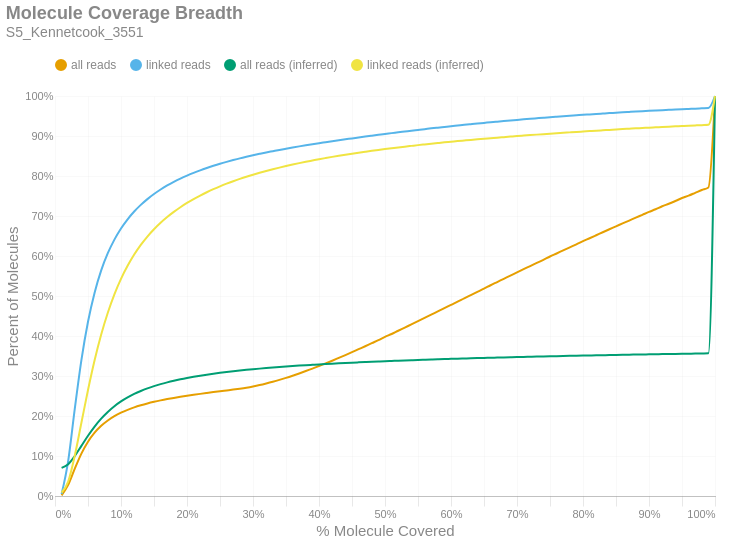

The notebook cell this image was saved under:
### Markdown cell above
### Molecule Read Coverage
This chart shows molecule coverage breadth as computed by the number of bases aligned to that molecule. In other words, "*how much of each unique long molecule is actually sequenced/aligned?*" Keep in mind there is a distinction between sequences and alignments, since some sequences belonging to a particular molecule may not align well and wouldn't appear in the alignment data. This chart also shows molecule coverage breadth as computed by the *inferred fragment* from which the aligned sequences originate. Unlike read coverage, this calculation takes into account the total insert size, including unsequenced gaps between the forward and reverse reads. Like the previous figures, these are cumulative percents.

### Code cell
if SKIPLR:
    print_html(f"Skipped")
else:
    binned_df = consolidated_hist(valids['coverage_bp'], mask, 0.01, True)
    binned_df_inf = consolidated_hist(valids['coverage_inserts'], mask, 0.01, True)
    binned_df = binned_df.with_columns(pl.lit(binned_df_inf['all reads (cumsum)']).alias('all reads (inferred)'))
    binned_df = binned_df.with_columns(pl.lit(binned_df_inf['linked reads (cumsum)']).alias('linked reads (inferred)'))
    binned_df = binned_df.with_columns(
        (pl.col('bin').cast(pl.Float64) + 0.01).alias('right_edge')
    )

    with SafeRender(binned_df):
        (
            density_plot(binned_df, 'Molecule Coverage Breadth', samplename, 'molcov', ['all reads (inferred)','linked reads (inferred)'])
            .encode(
                #x=alt.X('bin:Q', title="% Molecule Covered").axis(format = '%').scale(padding=0),
                x=alt.X('right_edge:Q', title="% Molecule Covered").axis(format='%').scale(padding=0),
                y=alt.Y('value:Q', title='Percent of Molecules')
                    .axis(format='%')
                    .stack(False)
                    .scale(domainMin=0, padding=0),
                color=alt.Color("key:N").scale(domain = ["all reads", "linked reads", "all reads (inferred)", "linked reads (inferred)"]),
                tooltip = [
                    alt.Tooltip("key:N", title = "Data Type"),
                    alt.Tooltip("range_label:N", title="% Molecule Covered"),
                    alt.Tooltip("value:Q", format = ".2%", title="% Molecules")
                ]
            )
        ).display()

### Figure 1 — Vega-Lite specification as saved in the notebook (floating-point values rounded to 4 significant figures)
{"width": "container", "height": 400, "config": {"title": {"anchor": "start", "dy": -15, "fontSize": 18, "color": "#888888", "subtitleColor": "#888888", "subtitleFontSize": 14}, "arc": {"fill": "#0072B2"}, "axis": {"domainColor": "#888888", "domainWidth": 0.5, "gridWidth": 0.2, "grid": false, "titleFontWeight": 400, "titleFontSize": 15, "labelFontSize": 11, "labelColor": "#888888", "tickColor": "#888888", "tickWidth": 0.2, "titleColor": "#888888"}, "axisBand": {"grid": false}, "axisX": {"grid": true, "tickSize": 10, "domainCap": "round"}, "axisY": {"domain": false, "grid": true, "tickSize": 0, "domainCap": "round"}, "background": "transparent", "header": {"labelFontSize": 15, "labelColor": "#888888", "titleFontSize": 15, "titleFontWeight": 600, "titleColor": "#888888"}, "legend": {"labelFont": "sans-serif", "labelFontSize": 12, "labelColor": "#888888", "symbolSize": 100, "symbolType": "circle", "titleFontSize": 12, "titlePadding": 10, "titleColor": "#888888", "title": null, "orient": "top"}, "range": {"category": ["#E69F00", "#56B4E9", "#009E73", "#F0E442", "#0072B2", "#D55E00", "#CC79A7", "#000000"], "diverging": ["#cfe8f3", "#a2d4ec", "#73bfe2", "#46abdb", "#1696d2", "#12719e"]}, "area": {"fill": "#0072B2", "fillOpacity": 0.7, "line": true, "strokeOpacity": 0.7}, "line": {"color": "#0072B2", "stroke": "#0072B2", "strokeWidth": 2}, "trail": {"color": "#0072B2", "stroke": "#0072B2", "strokeWidth": 0, "size": 1}, "point": {"filled": true, "fillOpacity": 1.0, "size": 95}, "text": {"color": "#888888", "fontSize": 11, "align": "right", "fontWeight": 400, "size": 11}, "bar": {"fill": "#0072B2", "stroke": null}, "view": {"stroke": null, "continuousWidth": 660, "continuousHeight": 400}}, "data": {"name": "data-fda5140f63c11b749f553d83c46e5850"}, "mark": {"type": "line", "interpolate": "monotone", "point": {"opacity": 0, "size": 275}}, "encoding": {"color": {"field": "key", "scale": {"domain": ["all reads", "linked reads", "all reads (inferred)", "linked reads (inferred)"]}, "type": "nominal"}, "tooltip": [{"field": "key", "title": "Data Type", "type": "nominal"}, {"field": "range_label", "title": "% Molecule Covered", "type": "nominal"}, {"field": "value", "format": ".2%", "title": "% Molecules", "type": "quantitative"}], "x": {"axis": {"format": "%"}, "field": "right_edge", "scale": {"padding": 0}, "title": "% Molecule Covered", "type": "quantitative"}, "y": {"axis": {"format": "%"}, "field": "value", "scale": {"domainMin": 0, "padding": 0}, "stack": false, "title": "Percent of Molecules", "type": "quantitative"}}, "params": [{"name": "param_c36ac31b6afebe62", "select": {"type": "point", "fields": ["key"]}, "bind": "legend"}], "title": {"text": "Molecule Coverage Breadth", "subtitle": "S5_Kennetcook_3551"}, "transform": [{"fold": ["all reads (cumsum)", "linked reads (cumsum)", "all reads (inferred)", "linked reads (inferred)"]}, {"calculate": "replace(datum.key, ' (cumsum)', '')", "as": "key"}, {"filter": {"param": "param_c36ac31b6afebe62"}}], "usermeta": {"embedOptions": {"downloadFileName": "S5_Kennetcook_3551.molcov"}}, "$schema": "https://vega.github.io/schema/vega-lite/v6.1.0.json", "datasets": {"data-fda5140f63c11b749f553d83c46e5850": [{"bin": "0.0", "interval": "0.0-0.01", "all reads": 0.001771, "linked reads": 0.004883, "all reads (cumsum)": 0.001771, "linked reads (cumsum)": 0.004883, "range_label": "0.0-0.01", "all reads (inferred)": 0.07042, "linked reads (inferred)": 0.008284, "right_edge": 0.01}, {"bin": "0.01", "interval": "0.01-0.02", "all reads": 0.02621, "linked reads": 0.08314, "all reads (cumsum)": 0.02798, "linked reads (cumsum)": 0.08803, "range_label": "0.01-0.02", "all reads (inferred)": 0.07963, "linked reads (inferred)": 0.03629, "right_edge": 0.02}, {"bin": "0.02", "interval": "0.02-0.03", "all reads": 0.04045, "linked reads": 0.1303, "all reads (cumsum)": 0.06843, "linked reads (cumsum)": 0.2183, "range_label": "0.02-0.03", "all reads (inferred)": 0.09999, "linked reads (inferred)": 0.1012, "right_edge": 0.03}, {"bin": "0.03", "interval": "0.03-0.04", "all reads": 0.03758, "linked reads": 0.1213, "all reads (cumsum)": 0.106, "linked reads (cumsum)": 0.3397, "range_label": "0.03-0.04", "all reads (inferred)": 0.1253, "linked reads (inferred)": 0.183, "right_edge": 0.04}, {"bin": "0.04", "interval": "0.04-0.05", "all reads": 0.02967, "linked reads": 0.09582, "all reads (cumsum)": 0.1357, "linked reads (cumsum)": 0.4355, "range_label": "0.04-0.05", "all reads (inferred)": 0.1507, "linked reads (inferred)": 0.2649, "right_edge": 0.05}, {"bin": "0.05", "interval": "0.05-0.06", "all reads": 0.02261, "linked reads": 0.07289, "all reads (cumsum)": 0.1583, "linked reads (cumsum)": 0.5084, "range_label": "0.05-0.06", "all reads (inferred)": 0.1737, "linked reads (inferred)": 0.3395, "right_edge": 0.06}, {"bin": "0.06", "interval": "0.06-0.07", "all reads": 0.01728, "linked reads": 0.05565, "all reads (cumsum)": 0.1756, "linked reads (cumsum)": 0.564, "range_label": "0.06-0.07", "all reads (inferred)": 0.1935, "linked reads (inferred)": 0.4038, "right_edge": 0.07}, {"bin": "0.07", "interval": "0.07-0.08", "all reads": 0.01334, "linked reads": 0.04291, "all reads (cumsum)": 0.1889, "linked reads (cumsum)": 0.6069, "range_label": "0.07-0.08", "all reads (inferred)": 0.2102, "linked reads (inferred)": 0.4582, "right_edge": 0.08}, {"bin": "0.08", "interval": "0.08-0.09", "all reads": 0.01059, "linked reads": 0.03401, "all reads (cumsum)": 0.1995, "linked reads (cumsum)": 0.6409, "range_label": "0.08-0.09", "all reads (inferred)": 0.2245, "linked reads (inferred)": 0.5043, "right_edge": 0.09}, {"bin": "0.09", "interval": "0.09-0.1", "all reads": 0.008704, "linked reads": 0.02781, "all reads (cumsum)": 0.2082, "linked reads (cumsum)": 0.6688, "range_label": "0.09-0.1", "all reads (inferred)": 0.2364, "linked reads (inferred)": 0.543, "right_edge": 0.1}, {"bin": "0.1", "interval": "0.1-0.11", "all reads": 0.007238, "linked reads": 0.02306, "all reads (cumsum)": 0.2154, "linked reads (cumsum)": 0.6918, "range_label": "0.1-0.11", "all reads (inferred)": 0.2464, "linked reads (inferred)": 0.5755, "right_edge": 0.11}, {"bin": "0.11", "interval": "0.11-0.12", "all reads": 0.006125, "linked reads": 0.01945, "all reads (cumsum)": 0.2216, "linked reads (cumsum)": 0.7113, "range_label": "0.11-0.12", "all reads (inferred)": 0.2551, "linked reads (inferred)": 0.6037, "right_edge": 0.12}, {"bin": "0.12", "interval": "0.12-0.13", "all reads": 0.005208, "linked reads": 0.01651, "all reads (cumsum)": 0.2268, "linked reads (cumsum)": 0.7278, "range_label": "0.12-0.13", "all reads (inferred)": 0.2626, "linked reads (inferred)": 0.6278, "right_edge": 0.13}, {"bin": "0.13", "interval": "0.13-0.14", "all reads": 0.004575, "linked reads": 0.01447, "all reads (cumsum)": 0.2313, "linked reads (cumsum)": 0.7422, "range_label": "0.13-0.14", "all reads (inferred)": 0.269, "linked reads (inferred)": 0.6486, "right_edge": 0.14}, {"bin": "0.14", "interval": "0.14-0.15", "all reads": 0.004049, "linked reads": 0.0127, "all reads (cumsum)": 0.2354, "linked reads (cumsum)": 0.7549, "range_label": "0.14-0.15", "all reads (inferred)": 0.2746, "linked reads (inferred)": 0.6669, "right_edge": 0.15}, {"bin": "0.15", "interval": "0.15-0.16", "all reads": 0.003627, "linked reads": 0.01127, "all reads (cumsum)": 0.239, "linked reads (cumsum)": 0.7662, "range_label": "0.15-0.16", "all reads (inferred)": 0.2797, "linked reads (inferred)": 0.6831, "right_edge": 0.16}, {"bin": "0.16", "interval": "0.16-0.17", "all reads": 0.003277, "linked reads": 0.0101, "all reads (cumsum)": 0.2423, "linked reads (cumsum)": 0.7763, "range_label": "0.16-0.17", "all reads (inferred)": 0.2841, "linked reads (inferred)": 0.6973, "right_edge": 0.17}, {"bin": "0.17", "interval": "0.17-0.18", "all reads": 0.002962, "linked reads": 0.008944, "all reads (cumsum)": 0.2453, "linked reads (cumsum)": 0.7853, "range_label": "0.17-0.18", "all reads (inferred)": 0.2881, "linked reads (inferred)": 0.7102, "right_edge": 0.18}, {"bin": "0.18", "interval": "0.18-0.19", "all reads": 0.00276, "linked reads": 0.008175, "all reads (cumsum)": 0.248, "linked reads (cumsum)": 0.7934, "range_label": "0.18-0.19", "all reads (inferred)": 0.2917, "linked reads (inferred)": 0.7219, "right_edge": 0.19}, {"bin": "0.19", "interval": "0.19-0.2", "all reads": 0.002558, "linked reads": 0.00742, "all reads (cumsum)": 0.2506, "linked reads (cumsum)": 0.8008, "range_label": "0.19-0.2", "all reads (inferred)": 0.295, "linked reads (inferred)": 0.7326, "right_edge": 0.2}, {"bin": "0.2", "interval": "0.2-0.21", "all reads": 0.002423, "linked reads": 0.006862, "all reads (cumsum)": 0.253, "linked reads (cumsum)": 0.8077, "range_label": "0.2-0.21", "all reads (inferred)": 0.298, "linked reads (inferred)": 0.7423, "right_edge": 0.21}, {"bin": "0.21", "interval": "0.21-0.22", "all reads": 0.002317, "linked reads": 0.006311, "all reads (cumsum)": 0.2553, "linked reads (cumsum)": 0.814, "range_label": "0.21-0.22", "all reads (inferred)": 0.3008, "linked reads (inferred)": 0.7512, "right_edge": 0.22}, {"bin": "0.22", "interval": "0.22-0.23", "all reads": 0.002225, "linked reads": 0.005853, "all reads (cumsum)": 0.2575, "linked reads (cumsum)": 0.8199, "range_label": "0.22-0.23", "all reads (inferred)": 0.3033, "linked reads (inferred)": 0.7594, "right_edge": 0.23}, {"bin": "0.23", "interval": "0.23-0.24", "all reads": 0.002188, "linked reads": 0.005575, "all reads (cumsum)": 0.2597, "linked reads (cumsum)": 0.8254, "range_label": "0.23-0.24", "all reads (inferred)": 0.3057, "linked reads (inferred)": 0.767, "right_edge": 0.24}, {"bin": "0.24", "interval": "0.24-0.25", "all reads": 0.002125, "linked reads": 0.005193, "all reads (cumsum)": 0.2619, "linked reads (cumsum)": 0.8306, "range_label": "0.24-0.25", "all reads (inferred)": 0.3079, "linked reads (inferred)": 0.7741, "right_edge": 0.25}, {"bin": "0.25", "interval": "0.25-0.26", "all reads": 0.002073, "linked reads": 0.004755, "all reads (cumsum)": 0.2639, "linked reads (cumsum)": 0.8354, "range_label": "0.25-0.26", "all reads (inferred)": 0.31, "linked reads (inferred)": 0.7808, "right_edge": 0.26}, {"bin": "0.26", "interval": "0.26-0.27", "all reads": 0.002081, "linked reads": 0.00446, "all reads (cumsum)": 0.266, "linked reads (cumsum)": 0.8399, "range_label": "0.26-0.27", "all reads (inferred)": 0.3119, "linked reads (inferred)": 0.7869, "right_edge": 0.27}, {"bin": "0.27", "interval": "0.27-0.28", "all reads": 0.002257, "linked reads": 0.004279, "all reads (cumsum)": 0.2683, "linked reads (cumsum)": 0.8441, "range_label": "0.27-0.28", "all reads (inferred)": 0.3137, "linked reads (inferred)": 0.7927, "right_edge": 0.28}, {"bin": "0.28", "interval": "0.28-0.29", "all reads": 0.002558, "linked reads": 0.003931, "all reads (cumsum)": 0.2708, "linked reads (cumsum)": 0.8481, "range_label": "0.28-0.29", "all reads (inferred)": 0.3154, "linked reads (inferred)": 0.7981, "right_edge": 0.29}, {"bin": "0.29", "interval": "0.29-0.3", "all reads": 0.003023, "linked reads": 0.003733, "all reads (cumsum)": 0.2739, "linked reads (cumsum)": 0.8518, "range_label": "0.29-0.3", "all reads (inferred)": 0.3169, "linked reads (inferred)": 0.8032, "right_edge": 0.3}, {"bin": "0.3", "interval": "0.3-0.31", "all reads": 0.003477, "linked reads": 0.003577, "all reads (cumsum)": 0.2773, "linked reads (cumsum)": 0.8554, "range_label": "0.3-0.31", "all reads (inferred)": 0.3184, "linked reads (inferred)": 0.808, "right_edge": 0.31}, {"bin": "0.31", "interval": "0.31-0.32", "all reads": 0.003966, "linked reads": 0.003464, "all reads (cumsum)": 0.2813, "linked reads (cumsum)": 0.8588, "range_label": "0.31-0.32", "all reads (inferred)": 0.3199, "linked reads (inferred)": 0.8126, "right_edge": 0.32}, {"bin": "0.32", "interval": "0.32-0.33", "all reads": 0.004307, "linked reads": 0.003203, "all reads (cumsum)": 0.2856, "linked reads (cumsum)": 0.862, "range_label": "0.32-0.33", "all reads (inferred)": 0.3212, "linked reads (inferred)": 0.8169, "right_edge": 0.33}, {"bin": "0.33", "interval": "0.33-0.34", "all reads": 0.004695, "linked reads": 0.003194, "all reads (cumsum)": 0.2903, "linked reads (cumsum)": 0.8652, "range_label": "0.33-0.34", "all reads (inferred)": 0.3225, "linked reads (inferred)": 0.8209, "right_edge": 0.34}, {"bin": "0.34", "interval": "0.34-0.35", "all reads": 0.005058, "linked reads": 0.003008, "all reads (cumsum)": 0.2954, "linked reads (cumsum)": 0.8682, "range_label": "0.34-0.35", "all reads (inferred)": 0.3237, "linked reads (inferred)": 0.8249, "right_edge": 0.35}, {"bin": "0.35", "interval": "0.35-0.36", "all reads": 0.005401, "linked reads": 0.002947, "all reads (cumsum)": 0.3008, "linked reads (cumsum)": 0.8712, "range_label": "0.35-0.36", "all reads (inferred)": 0.3249, "linked reads (inferred)": 0.8286, "right_edge": 0.36}, {"bin": "0.36", "interval": "0.36-0.37", "all reads": 0.005665, "linked reads": 0.002843, "all reads (cumsum)": 0.3064, "linked reads (cumsum)": 0.874, "range_label": "0.36-0.37", "all reads (inferred)": 0.326, "linked reads (inferred)": 0.8321, "right_edge": 0.37}, {"bin": "0.37", "interval": "0.37-0.38", "all reads": 0.005929, "linked reads": 0.002748, "all reads (cumsum)": 0.3124, "linked reads (cumsum)": 0.8768, "range_label": "0.37-0.38", "all reads (inferred)": 0.327, "linked reads (inferred)": 0.8355, "right_edge": 0.38}, {"bin": "0.38", "interval": "0.38-0.39", "all reads": 0.006128, "linked reads": 0.002688, "all reads (cumsum)": 0.3185, "linked reads (cumsum)": 0.8795, "range_label": "0.38-0.39", "all reads (inferred)": 0.328, "linked reads (inferred)": 0.8387, "right_edge": 0.39}, {"bin": "0.39", "interval": "0.39-0.4", "all reads": 0.006469, "linked reads": 0.00259, "all reads (cumsum)": 0.3249, "linked reads (cumsum)": 0.8821, "range_label": "0.39-0.4", "all reads (inferred)": 0.329, "linked reads (inferred)": 0.8419, "right_edge": 0.4}, {"bin": "0.4", "interval": "0.4-0.41", "all reads": 0.006463, "linked reads": 0.002449, "all reads (cumsum)": 0.3314, "linked reads (cumsum)": 0.8845, "range_label": "0.4-0.41", "all reads (inferred)": 0.33, "linked reads (inferred)": 0.8449, "right_edge": 0.41}, {"bin": "0.41", "interval": "0.41-0.42", "all reads": 0.006794, "linked reads": 0.002468, "all reads (cumsum)": 0.3382, "linked reads (cumsum)": 0.887, "range_label": "0.41-0.42", "all reads (inferred)": 0.3309, "linked reads (inferred)": 0.8478, "right_edge": 0.42}, {"bin": "0.42", "interval": "0.42-0.43", "all reads": 0.007027, "linked reads": 0.002446, "all reads (cumsum)": 0.3452, "linked reads (cumsum)": 0.8894, "range_label": "0.42-0.43", "all reads (inferred)": 0.3318, "linked reads (inferred)": 0.8506, "right_edge": 0.43}, {"bin": "0.43", "interval": "0.43-0.44", "all reads": 0.007059, "linked reads": 0.002344, "all reads (cumsum)": 0.3523, "linked reads (cumsum)": 0.8918, "range_label": "0.43-0.44", "all reads (inferred)": 0.3326, "linked reads (inferred)": 0.8533, "right_edge": 0.44}, {"bin": "0.44", "interval": "0.44-0.45", "all reads": 0.007262, "linked reads": 0.002262, "all reads (cumsum)": 0.3596, "linked reads (cumsum)": 0.894, "range_label": "0.44-0.45", "all reads (inferred)": 0.3334, "linked reads (inferred)": 0.8558, "right_edge": 0.45}, {"bin": "0.45", "interval": "0.45-0.46", "all reads": 0.007438, "linked reads": 0.002342, "all reads (cumsum)": 0.367, "linked reads (cumsum)": 0.8964, "range_label": "0.45-0.46", "all reads (inferred)": 0.3342, "linked reads (inferred)": 0.8583, "right_edge": 0.46}, {"bin": "0.46", "interval": "0.46-0.47", "all reads": 0.00739, "linked reads": 0.002285, "all reads (cumsum)": 0.3744, "linked reads (cumsum)": 0.8987, "range_label": "0.46-0.47", "all reads (inferred)": 0.3349, "linked reads (inferred)": 0.8606, "right_edge": 0.47}, {"bin": "0.47", "interval": "0.47-0.48", "all reads": 0.007646, "linked reads": 0.002205, "all reads (cumsum)": 0.382, "linked reads (cumsum)": 0.9009, "range_label": "0.47-0.48", "all reads (inferred)": 0.3356, "linked reads (inferred)": 0.863, "right_edge": 0.48}, {"bin": "0.48", "interval": "0.48-0.49", "all reads": 0.007446, "linked reads": 0.002177, "all reads (cumsum)": 0.3895, "linked reads (cumsum)": 0.903, "range_label": "0.48-0.49", "all reads (inferred)": 0.3364, "linked reads (inferred)": 0.8652, "right_edge": 0.49}, {"bin": "0.49", "interval": "0.49-0.5", "all reads": 0.008349, "linked reads": 0.002218, "all reads (cumsum)": 0.3978, "linked reads (cumsum)": 0.9053, "range_label": "0.49-0.5", "all reads (inferred)": 0.337, "linked reads (inferred)": 0.8674, "right_edge": 0.5}, {"bin": "0.5", "interval": "0.5-0.51", "all reads": 0.007142, "linked reads": 0.001944, "all reads (cumsum)": 0.405, "linked reads (cumsum)": 0.9072, "range_label": "0.5-0.51", "all reads (inferred)": 0.3377, "linked reads (inferred)": 0.8694, "right_edge": 0.51}, {"bin": "0.51", "interval": "0.51-0.52", "all reads": 0.008174, "linked reads": 0.002127, "all reads (cumsum)": 0.4131, "linked reads (cumsum)": 0.9093, "range_label": "0.51-0.52", "all reads (inferred)": 0.3383, "linked reads (inferred)": 0.8714, "right_edge": 0.52}, {"bin": "0.52", "interval": "0.52-0.53", "all reads": 0.007832, "linked reads": 0.001963, "all reads (cumsum)": 0.421, "linked reads (cumsum)": 0.9113, "range_label": "0.52-0.53", "all reads (inferred)": 0.3389, "linked reads (inferred)": 0.8734, "right_edge": 0.53}, {"bin": "0.53", "interval": "0.53-0.54", "all reads": 0.008125, "linked reads": 0.001997, "all reads (cumsum)": 0.4291, "linked reads (cumsum)": 0.9133, "range_label": "0.53-0.54", "all reads (inferred)": 0.3395, "linked reads (inferred)": 0.8753, "right_edge": 0.54}, {"bin": "0.54", "interval": "0.54-0.55", "all reads": 0.008008, "linked reads": 0.001913, "all reads (cumsum)": 0.4371, "linked reads (cumsum)": 0.9152, "range_label": "0.54-0.55", "all reads (inferred)": 0.3401, "linked reads (inferred)": 0.8772, "right_edge": 0.55}, {"bin": "0.55", "interval": "0.55-0.56", "all reads": 0.00821, "linked reads": 0.001924, "all reads (cumsum)": 0.4453, "linked reads (cumsum)": 0.9171, "range_label": "0.55-0.56", "all reads (inferred)": 0.3407, "linked reads (inferred)": 0.879, "right_edge": 0.56}, {"bin": "0.56", "interval": "0.56-0.57", "all reads": 0.00817, "linked reads": 0.001974, "all reads (cumsum)": 0.4535, "linked reads (cumsum)": 0.9191, "range_label": "0.56-0.57", "all reads (inferred)": 0.3413, "linked reads (inferred)": 0.8807, "right_edge": 0.57}, {"bin": "0.57", "interval": "0.57-0.58", "all reads": 0.00801, "linked reads": 0.001822, "all reads (cumsum)": 0.4615, "linked reads (cumsum)": 0.9209, "range_label": "0.57-0.58", "all reads (inferred)": 0.3418, "linked reads (inferred)": 0.8824, "right_edge": 0.58}, {"bin": "0.58", "interval": "0.58-0.59", "all reads": 0.008191, "linked reads": 0.001779, "all reads (cumsum)": 0.4697, "linked reads (cumsum)": 0.9227, "range_label": "0.58-0.59", "all reads (inferred)": 0.3423, "linked reads (inferred)": 0.8841, "right_edge": 0.59}, {"bin": "0.59", "interval": "0.59-0.6", "all reads": 0.008234, "linked reads": 0.001791, "all reads (cumsum)": 0.4779, "linked reads (cumsum)": 0.9245, "range_label": "0.59-0.6", "all reads (inferred)": 0.3428, "linked reads (inferred)": 0.8857, "right_edge": 0.6}, {"bin": "0.6", "interval": "0.6-0.61", "all reads": 0.007908, "linked reads": 0.001706, "all reads (cumsum)": 0.4858, "linked reads (cumsum)": 0.9262, "range_label": "0.6-0.61", "all reads (inferred)": 0.3433, "linked reads (inferred)": 0.8873, "right_edge": 0.61}, {"bin": "0.61", "interval": "0.61-0.62", "all reads": 0.008319, "linked reads": 0.001722, "all reads (cumsum)": 0.4941, "linked reads (cumsum)": 0.9279, "range_label": "0.61-0.62", "all reads (inferred)": 0.3438, "linked reads (inferred)": 0.8887, "right_edge": 0.62}, {"bin": "0.62", "interval": "0.62-0.63", "all reads": 0.008091, "linked reads": 0.001652, "all reads (cumsum)": 0.5022, "linked reads (cumsum)": 0.9296, "range_label": "0.62-0.63", "all reads (inferred)": 0.3443, "linked reads (inferred)": 0.8902, "right_edge": 0.63}, {"bin": "0.63", "interval": "0.63-0.64", "all reads": 0.008147, "linked reads": 0.001633, "all reads (cumsum)": 0.5104, "linked reads (cumsum)": 0.9312, "range_label": "0.63-0.64", "all reads (inferred)": 0.3447, "linked reads (inferred)": 0.8917, "right_edge": 0.64}, {"bin": "0.64", "interval": "0.64-0.65", "all reads": 0.008053, "linked reads": 0.001567, "all reads (cumsum)": 0.5184, "linked reads (cumsum)": 0.9328, "range_label": "0.64-0.65", "all reads (inferred)": 0.3452, "linked reads (inferred)": 0.8931, "right_edge": 0.65}, {"bin": "0.65", "interval": "0.65-0.66", "all reads": 0.008471, "linked reads": 0.001611, "all reads (cumsum)": 0.5269, "linked reads (cumsum)": 0.9344, "range_label": "0.65-0.66", "all reads (inferred)": 0.3456, "linked reads (inferred)": 0.8944, "right_edge": 0.66}, {"bin": "0.66", "interval": "0.66-0.67", "all reads": 0.007991, "linked reads": 0.001514, "all reads (cumsum)": 0.5349, "linked reads (cumsum)": 0.9359, "range_label": "0.66-0.67", "all reads (inferred)": 0.3461, "linked reads (inferred)": 0.8958, "right_edge": 0.67}, {"bin": "0.67", "interval": "0.67-0.68", "all reads": 0.00805, "linked reads": 0.001492, "all reads (cumsum)": 0.5429, "linked reads (cumsum)": 0.9374, "range_label": "0.67-0.68", "all reads (inferred)": 0.3465, "linked reads (inferred)": 0.8971, "right_edge": 0.68}, {"bin": "0.68", "interval": "0.68-0.69", "all reads": 0.007982, "linked reads": 0.001469, "all reads (cumsum)": 0.5509, "linked reads (cumsum)": 0.9389, "range_label": "0.68-0.69", "all reads (inferred)": 0.3469, "linked reads (inferred)": 0.8985, "right_edge": 0.69}, {"bin": "0.69", "interval": "0.69-0.7", "all reads": 0.00816, "linked reads": 0.001436, "all reads (cumsum)": 0.5591, "linked reads (cumsum)": 0.9403, "range_label": "0.69-0.7", "all reads (inferred)": 0.3473, "linked reads (inferred)": 0.8998, "right_edge": 0.7}, {"bin": "0.7", "interval": "0.7-0.71", "all reads": 0.007913, "linked reads": 0.001411, "all reads (cumsum)": 0.567, "linked reads (cumsum)": 0.9417, "range_label": "0.7-0.71", "all reads (inferred)": 0.3477, "linked reads (inferred)": 0.901, "right_edge": 0.71}, {"bin": "0.71", "interval": "0.71-0.72", "all reads": 0.007892, "linked reads": 0.001366, "all reads (cumsum)": 0.5749, "linked reads (cumsum)": 0.9431, "range_label": "0.71-0.72", "all reads (inferred)": 0.3481, "linked reads (inferred)": 0.9023, "right_edge": 0.72}, {"bin": "0.72", "interval": "0.72-0.73", "all reads": 0.007919, "linked reads": 0.001333, "all reads (cumsum)": 0.5828, "linked reads (cumsum)": 0.9444, "range_label": "0.72-0.73", "all reads (inferred)": 0.3485, "linked reads (inferred)": 0.9034, "right_edge": 0.73}, {"bin": "0.73", "interval": "0.73-0.74", "all reads": 0.007717, "linked reads": 0.001333, "all reads (cumsum)": 0.5905, "linked reads (cumsum)": 0.9457, "range_label": "0.73-0.74", "all reads (inferred)": 0.3489, "linked reads (inferred)": 0.9046, "right_edge": 0.74}, {"bin": "0.74", "interval": "0.74-0.75", "all reads": 0.008188, "linked reads": 0.001306, "all reads (cumsum)": 0.5987, "linked reads (cumsum)": 0.947, "range_label": "0.74-0.75", "all reads (inferred)": 0.3493, "linked reads (inferred)": 0.9057, "right_edge": 0.75}, {"bin": "0.75", "interval": "0.75-0.76", "all reads": 0.007588, "linked reads": 0.00123, "all reads (cumsum)": 0.6063, "linked reads (cumsum)": 0.9483, "range_label": "0.75-0.76", "all reads (inferred)": 0.3496, "linked reads (inferred)": 0.9069, "right_edge": 0.76}, {"bin": "0.76", "interval": "0.76-0.77", "all reads": 0.007699, "linked reads": 0.001203, "all reads (cumsum)": 0.614, "linked reads (cumsum)": 0.9495, "range_label": "0.76-0.77", "all reads (inferred)": 0.35, "linked reads (inferred)": 0.908, "right_edge": 0.77}, {"bin": "0.77", "interval": "0.77-0.78", "all reads": 0.007654, "linked reads": 0.001182, "all reads (cumsum)": 0.6217, "linked reads (cumsum)": 0.9507, "range_label": "0.77-0.78", "all reads (inferred)": 0.3503, "linked reads (inferred)": 0.9091, "right_edge": 0.78}, {"bin": "0.78", "interval": "0.78-0.79", "all reads": 0.007579, "linked reads": 0.001156, "all reads (cumsum)": 0.6292, "linked reads (cumsum)": 0.9518, "range_label": "0.78-0.79", "all reads (inferred)": 0.3507, "linked reads (inferred)": 0.9102, "right_edge": 0.79}, {"bin": "0.79", "interval": "0.79-0.8", "all reads": 0.007912, "linked reads": 0.001176, "all reads (cumsum)": 0.6372, "linked reads (cumsum)": 0.953, "range_label": "0.79-0.8", "all reads (inferred)": 0.351, "linked reads (inferred)": 0.9112, "right_edge": 0.8}, {"bin": "0.8", "interval": "0.8-0.81", "all reads": 0.007316, "linked reads": 0.001065, "all reads (cumsum)": 0.6445, "linked reads (cumsum)": 0.954, "range_label": "0.8-0.81", "all reads (inferred)": 0.3514, "linked reads (inferred)": 0.9123, "right_edge": 0.81}, {"bin": "0.81", "interval": "0.81-0.82", "all reads": 0.007471, "linked reads": 0.001105, "all reads (cumsum)": 0.6519, "linked reads (cumsum)": 0.9552, "range_label": "0.81-0.82", "all reads (inferred)": 0.3517, "linked reads (inferred)": 0.9133, "right_edge": 0.82}, {"bin": "0.82", "interval": "0.82-0.83", "all reads": 0.007518, "linked reads": 0.001068, "all reads (cumsum)": 0.6595, "linked reads (cumsum)": 0.9562, "range_label": "0.82-0.83", "all reads (inferred)": 0.352, "linked reads (inferred)": 0.9143, "right_edge": 0.83}, {"bin": "0.83", "interval": "0.83-0.84", "all reads": 0.007414, "linked reads": 0.00106, "all reads (cumsum)": 0.6669, "linked reads (cumsum)": 0.9573, "range_label": "0.83-0.84", "all reads (inferred)": 0.3523, "linked reads (inferred)": 0.9153, "right_edge": 0.84}, {"bin": "0.84", "interval": "0.84-0.85", "all reads": 0.00724, "linked reads": 0.0009581, "all reads (cumsum)": 0.6741, "linked reads (cumsum)": 0.9582, "range_label": "0.84-0.85", "all reads (inferred)": 0.3527, "linked reads (inferred)": 0.9163, "right_edge": 0.85}, {"bin": "0.85", "interval": "0.85-0.86", "all reads": 0.007333, "linked reads": 0.001027, "all reads (cumsum)": 0.6814, "linked reads (cumsum)": 0.9593, "range_label": "0.85-0.86", "all reads (inferred)": 0.353, "linked reads (inferred)": 0.9173, "right_edge": 0.86}, {"bin": "0.86", "interval": "0.86-0.87", "all reads": 0.007161, "linked reads": 0.0009493, "all reads (cumsum)": 0.6886, "linked reads (cumsum)": 0.9602, "range_label": "0.86-0.87", "all reads (inferred)": 0.3533, "linked reads (inferred)": 0.9182, "right_edge": 0.87}, {"bin": "0.87", "interval": "0.87-0.88", "all reads": 0.007267, "linked reads": 0.0009472, "all reads (cumsum)": 0.6959, "linked reads (cumsum)": 0.9612, "range_label": "0.87-0.88", "all reads (inferred)": 0.3536, "linked reads (inferred)": 0.9191, "right_edge": 0.88}, {"bin": "0.88", "interval": "0.88-0.89", "all reads": 0.007116, "linked reads": 0.000916, "all reads (cumsum)": 0.703, "linked reads (cumsum)": 0.9621, "range_label": "0.88-0.89", "all reads (inferred)": 0.3539, "linked reads (inferred)": 0.92, "right_edge": 0.89}, {"bin": "0.89", "interval": "0.89-0.9", "all reads": 0.007168, "linked reads": 0.0008745, "all reads (cumsum)": 0.7102, "linked reads (cumsum)": 0.963, "range_label": "0.89-0.9", "all reads (inferred)": 0.3542, "linked reads (inferred)": 0.9209, "right_edge": 0.9}, {"bin": "0.9", "interval": "0.9-0.91", "all reads": 0.00666, "linked reads": 0.0008303, "all reads (cumsum)": 0.7168, "linked reads (cumsum)": 0.9638, "range_label": "0.9-0.91", "all reads (inferred)": 0.3545, "linked reads (inferred)": 0.9217, "right_edge": 0.91}, {"bin": "0.91", "interval": "0.91-0.92", "all reads": 0.007507, "linked reads": 0.0008178, "all reads (cumsum)": 0.7243, "linked reads (cumsum)": 0.9646, "range_label": "0.91-0.92", "all reads (inferred)": 0.3547, "linked reads (inferred)": 0.9226, "right_edge": 0.92}, {"bin": "0.92", "interval": "0.92-0.93", "all reads": 0.006331, "linked reads": 0.0007903, "all reads (cumsum)": 0.7307, "linked reads (cumsum)": 0.9654, "range_label": "0.92-0.93", "all reads (inferred)": 0.355, "linked reads (inferred)": 0.9234, "right_edge": 0.93}, {"bin": "0.93", "interval": "0.93-0.94", "all reads": 0.006901, "linked reads": 0.0008002, "all reads (cumsum)": 0.7376, "linked reads (cumsum)": 0.9662, "range_label": "0.93-0.94", "all reads (inferred)": 0.3553, "linked reads (inferred)": 0.9241, "right_edge": 0.94}, {"bin": "0.94", "interval": "0.94-0.95", "all reads": 0.007393, "linked reads": 0.0007622, "all reads (cumsum)": 0.7449, "linked reads (cumsum)": 0.967, "range_label": "0.94-0.95", "all reads (inferred)": 0.3555, "linked reads (inferred)": 0.9249, "right_edge": 0.95}, {"bin": "0.95", "interval": "0.95-0.96", "all reads": 0.006013, "linked reads": 0.0007092, "all reads (cumsum)": 0.751, "linked reads (cumsum)": 0.9677, "range_label": "0.95-0.96", "all reads (inferred)": 0.3558, "linked reads (inferred)": 0.9256, "right_edge": 0.96}, {"bin": "0.96", "interval": "0.96-0.97", "all reads": 0.007004, "linked reads": 0.0007212, "all reads (cumsum)": 0.758, "linked reads (cumsum)": 0.9684, "range_label": "0.96-0.97", "all reads (inferred)": 0.3561, "linked reads (inferred)": 0.9264, "right_edge": 0.97}, {"bin": "0.97", "interval": "0.97-0.98", "all reads": 0.007037, "linked reads": 0.0006838, "all reads (cumsum)": 0.765, "linked reads (cumsum)": 0.9691, "range_label": "0.97-0.98", "all reads (inferred)": 0.3564, "linked reads (inferred)": 0.9272, "right_edge": 0.98}, {"bin": "0.98", "interval": "0.98-0.99", "all reads": 0.006383, "linked reads": 0.0006817, "all reads (cumsum)": 0.7714, "linked reads (cumsum)": 0.9698, "range_label": "0.98-0.99", "all reads (inferred)": 0.3567, "linked reads (inferred)": 0.9279, "right_edge": 0.99}, {"bin": "0.99", "interval": "0.99-1.0", "all reads": 0.2286, "linked reads": 0.03025, "all reads (cumsum)": 1.0, "linked reads (cumsum)": 1.0, "range_label": "0.99-1.0", "all reads (inferred)": 1.0, "linked reads (inferred)": 1.0, "right_edge": 1.0}]}}
